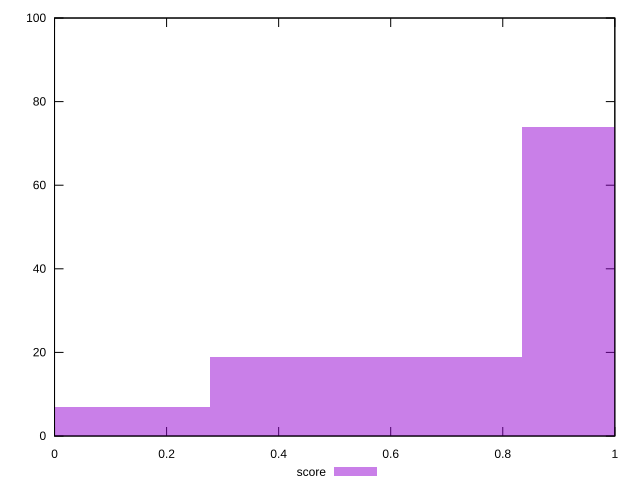

This figure's gnuplot source:
reset

$score <<EOF
1.1130213627610699 74
0.5565106813805349 19
0 7
EOF

set key outside below
set boxwidth 0.5565106813805349
set xrange [0:1]
set yrange [0:100]
set trange [0:100]
set style fill transparent solid 0.5 noborder
set terminal svg size 640, 490 enhanced background rgb 'white'
set output "report_00013_2021-02-09T12-04-24.940Z/estimated-input-latency/samples/pages+cached+noadtech+nomedia/score/histogram.svg"

plot $score title "score" with boxes

reset
